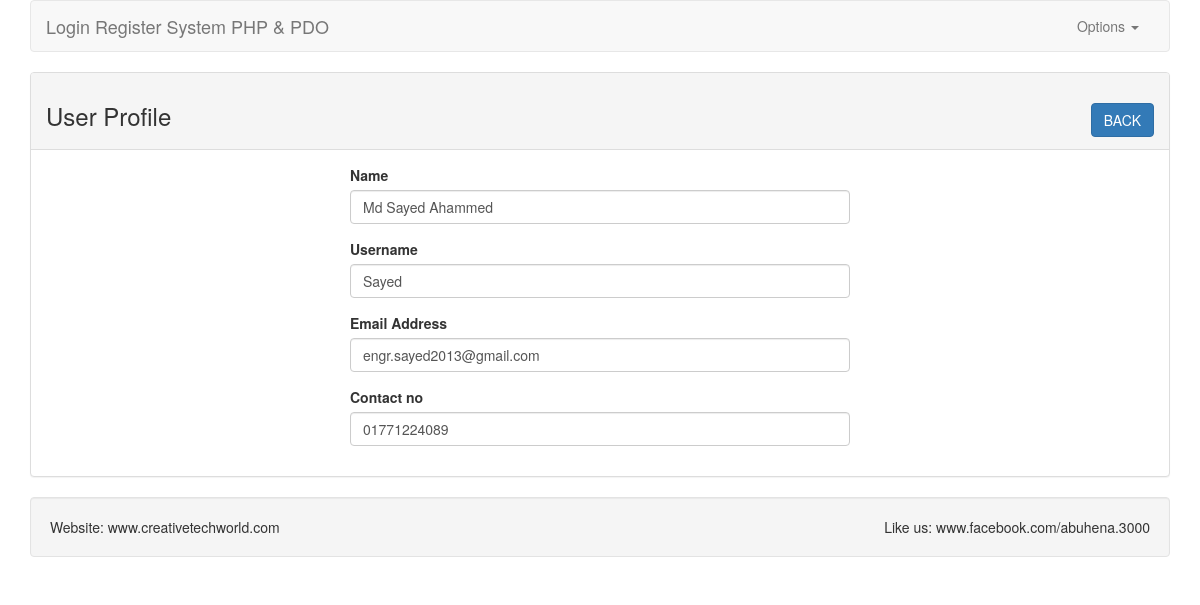
The app's page /profile.php?id=2 (signed in) with its own data.
### tables this page shows
CREATE TABLE IF NOT EXISTS `tbl_users` (
  `id` int(11) NOT NULL AUTO_INCREMENT,
  `name` varchar(255) NOT NULL,
  `username` varchar(255) NOT NULL,
  `email` varchar(255) NOT NULL,
  `password` varchar(255) NOT NULL,
  `mobile` varchar(11) NOT NULL,
  `created_at` datetime NOT NULL DEFAULT CURRENT_TIMESTAMP,
  PRIMARY KEY (`id`)
);

### classes/User.php (called while the page is built, shortened)
<?php
include 'Database.php';
class User{
    private $db;
    public function __construct()
    {
        $this->db = new Database();
    }
    public function getUserById($userid){
        $sql = "SELECT * FROM tbl_users WHERE id=:id LIMIT 1";
        $query= $this->db->pdo->prepare($sql);
        $query->bindValue(':id', $userid);
        $query->execute();
        $r = $query->fetch(PDO::FETCH_OBJ);
        return $r;
    }
}
?>

### classes/Database.php (called while the page is built)
<?php
class Database{
    private $dbhost = 'localhost';
    private $dbuser = 'root';
    private $dbpass = '';
    private $dbname = 'db_lr';
    public $pdo;
    public function __construct()
    {
        if (!isset($this->pdo)){
            try{
                $link = new PDO("mysql:host=".$this->dbhost.";dbname=".$this->dbname,$this->dbuser,$this->dbpass);
                $link->setAttribute(PDO::ATTR_ERRMODE,PDO::ERRMODE_EXCEPTION);
                $link->exec("SET CHARACTER SET utf8");
                $this->pdo = $link;
            }catch (PDOException $e){
                die("Failed to connect with database".$e->getMessage());
            }
        }
    }
}
?>

### profile.php (the view, shortened to what this page needs)
<?php
    include 'classes/User.php';
    include 'inc/header.php';
?>
<?php
    if(isset($_GET['id'])){
        $userid = (int)$_GET['id'];
    }
    $user = new User();
    $userdata = $user->getUserById($userid);
?>
    <div class="panel panel-default">
        <div class="panel-heading">
            <h3>User Profile <span class="pull-right"><a class="btn btn-primary" href="index.php">BACK</a></span></h3>
        </div>
        <div class="panel-body">
            <div style="max-width: 500px;margin: 0 auto;">
<?php if($userdata){ ?>
                <form action="" method="post">
                    <div class="form-group">
                        <label for="name">Name</label>
                        <input type="text" id="name" name="name" class="form-control" value="<?php echo $userdata->name; ?>">
                    </div>
                    <div class="form-group">
                        <label for="username">Username</label>
                        <input type="text" id="username" name="username" class="form-control" value="<?php echo $userdata->username; ?>">
                    </div>
                    <div class="form-group">
                        <label for="email">Email Address</label>
                        <input type="text" id="email" name="email" class="form-control" value="<?php echo $userdata->email; ?>">
                    </div>
                    <div class="form-group">
                        <label for="mobile">Contact no</label>
                        <input type="text" name="mobile" id="mobile" class="form-control" value="<?php echo $userdata->mobile; ?>">
                    </div>
                </form>
<?php } ?>
            </div>
        </div>
    </div>
<?php include 'inc/footer.php'; ?>

### records on screen
tbl_users: name "Md Sayed Ahammed", username "Sayed", email "engr.sayed2013@gmail.com", mobile "01771224089"
